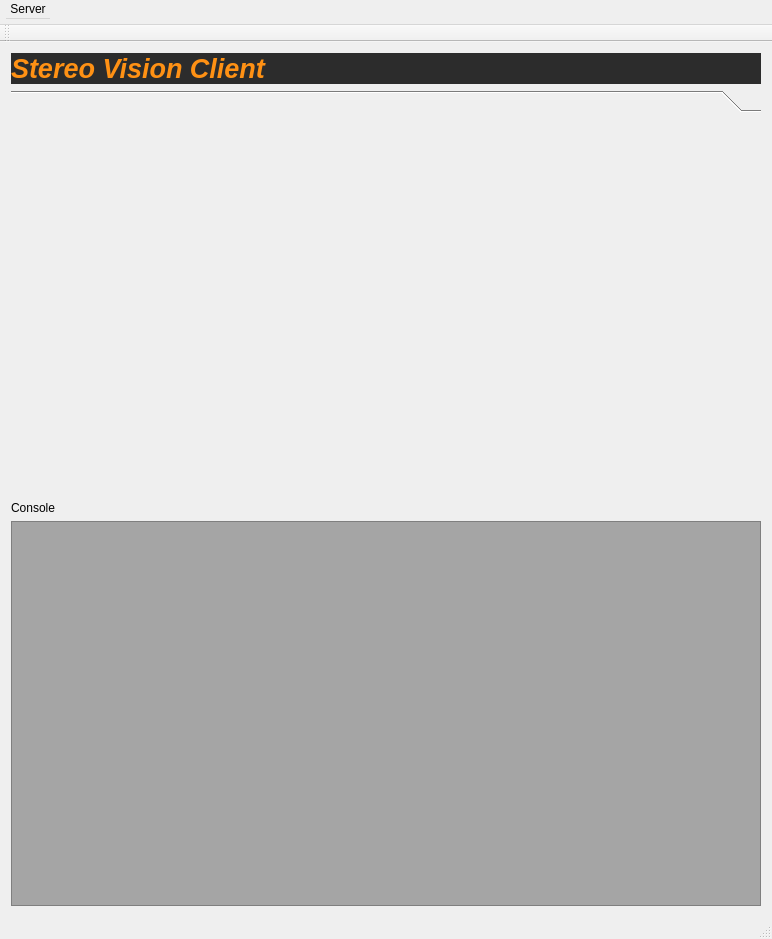
<?xml version="1.0" encoding="UTF-8"?>
<ui version="4.0">
 <class>GUI</class>
 <widget class="QMainWindow" name="GUI">
  <property name="geometry">
   <rect>
    <x>0</x>
    <y>0</y>
    <width>772</width>
    <height>939</height>
   </rect>
  </property>
  <property name="windowTitle">
   <string>GUI</string>
  </property>
  <property name="styleSheet">
   <string notr="true"/>
  </property>
  <widget class="QWidget" name="widget">
   <property name="whatsThis">
    <string/>
   </property>
   <layout class="QVBoxLayout" name="verticalLayout">
    <item>
     <widget class="QLabel" name="titleLBL">
      <property name="styleSheet">
       <string notr="true">background-color: rgb(44, 44, 44);
</string>
      </property>
      <property name="text">
       <string>&lt;html&gt;&lt;head/&gt;&lt;body&gt;&lt;p&gt;&lt;span style=&quot; font-size:20pt; font-weight:600; font-style:italic; color:#ff9114;&quot;&gt;Stereo Vision Client&lt;/span&gt;&lt;/p&gt;&lt;/body&gt;&lt;/html&gt;</string>
      </property>
     </widget>
    </item>
    <item>
     <widget class="QToolBox" name="AllProcessesTBX">
      <widget class="QWidget" name="AllProcessesTBXPage1">
       <property name="geometry">
        <rect>
         <x>0</x>
         <y>0</y>
         <width>754</width>
         <height>378</height>
        </rect>
       </property>
       <attribute name="label">
        <string/>
       </attribute>
      </widget>
     </widget>
    </item>
    <item>
     <layout class="QHBoxLayout" name="previewWindowLO">
      <item>
       <layout class="QVBoxLayout" name="consoleCommandLO">
        <item>
         <widget class="QLabel" name="consoleLBL">
          <property name="text">
           <string>Console</string>
          </property>
         </widget>
        </item>
        <item>
         <widget class="QTextBrowser" name="console">
          <property name="styleSheet">
           <string notr="true">background-color: rgb(165, 165, 165);
color: rgb(124, 83, 17);</string>
          </property>
          <property name="html">
           <string>&lt;!DOCTYPE HTML PUBLIC &quot;-//W3C//DTD HTML 4.0//EN&quot; &quot;http://www.w3.org/TR/REC-html40/strict.dtd&quot;&gt;
&lt;html&gt;&lt;head&gt;&lt;meta name=&quot;qrichtext&quot; content=&quot;1&quot; /&gt;&lt;style type=&quot;text/css&quot;&gt;
p, li { white-space: pre-wrap; }
&lt;/style&gt;&lt;/head&gt;&lt;body style=&quot; font-family:'Ubuntu'; font-size:11pt; font-weight:400; font-style:normal;&quot;&gt;
&lt;p style=&quot; margin-top:0px; margin-bottom:0px; margin-left:0px; margin-right:0px; -qt-block-indent:0; text-indent:0px;&quot;&gt;&lt;br /&gt;&lt;/p&gt;&lt;/body&gt;&lt;/html&gt;</string>
          </property>
         </widget>
        </item>
       </layout>
      </item>
     </layout>
    </item>
   </layout>
  </widget>
  <widget class="QMenuBar" name="menuBar">
   <property name="geometry">
    <rect>
     <x>0</x>
     <y>0</y>
     <width>772</width>
     <height>25</height>
    </rect>
   </property>
   <property name="minimumSize">
    <size>
     <width>300</width>
     <height>25</height>
    </size>
   </property>
   <widget class="QMenu" name="menuServer">
    <property name="title">
     <string>Server</string>
    </property>
    <addaction name="actionConnect"/>
   </widget>
   <addaction name="menuServer"/>
  </widget>
  <widget class="QToolBar" name="mainToolBar">
   <attribute name="toolBarArea">
    <enum>TopToolBarArea</enum>
   </attribute>
   <attribute name="toolBarBreak">
    <bool>false</bool>
   </attribute>
  </widget>
  <widget class="QStatusBar" name="statusBar"/>
  <action name="actionConnect">
   <property name="text">
    <string>Connect</string>
   </property>
  </action>
 </widget>
 <layoutdefault spacing="6" margin="11"/>
 <resources/>
 <connections/>
</ui>
